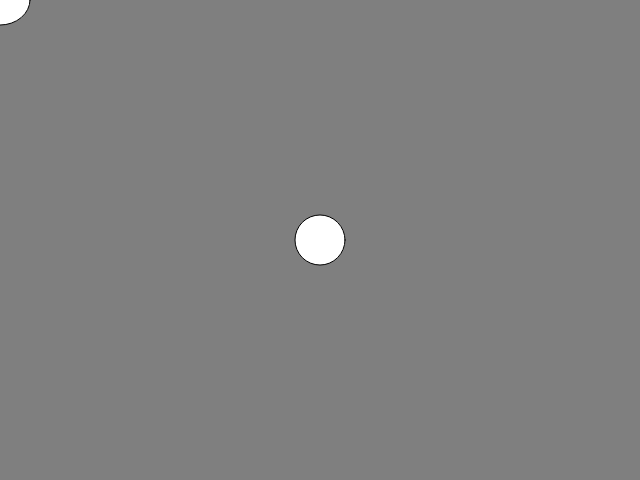
Frame 1 (no input)
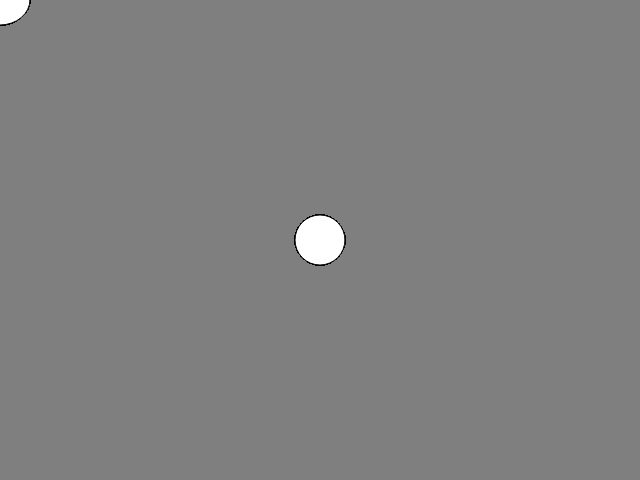
Frame 60 (no input)
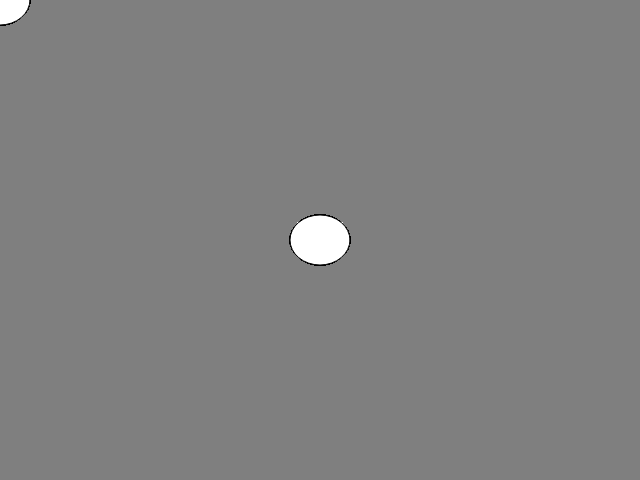
Frame 120 (the mouse pressed at the canvas centre since frame 60)

The p5.js sketch that drew these frames (run headless with seeded random() and noise() and a simulated clock; from frame 60 on, the mouse is pressed at the canvas centre):

// p5.js sketch
// ── sketch.js
function setup() {
  // uncomment this line to make the canvas the full size of the window
  // createCanvas(windowWidth, windowHeight);
  createCanvas(640, 480);
	background(127);
}

function draw() {
  // draw stuff here
  ellipse(width/2, height/2, 50, 50);
  ellipse(mouseX, mouseY, 60, 50)
}

function alert2(saywhat) {
	alert(saywhat);
}

function randomLetterFromText(text) {
	var letterNumber = random(text.length);
	var letter = text.charAt(letterNumber);
	return letter;
}

function gimmeTwo() {
	return 2;
}
